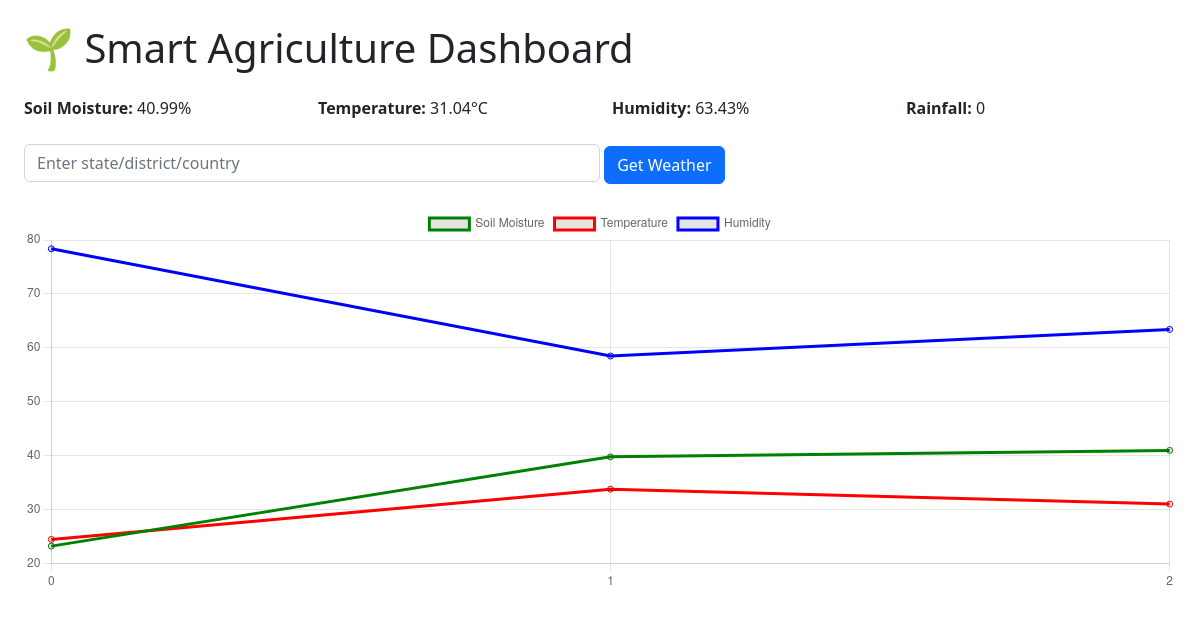
The page / on the database its author committed.
### tables this page shows
CREATE TABLE sensor_data (
        id INTEGER PRIMARY KEY AUTOINCREMENT,
        timestamp DATETIME DEFAULT CURRENT_TIMESTAMP,
        soil_moisture REAL,
        temperature REAL,
        humidity REAL,
        rainfall INTEGER
    );

### app.py (the view, shortened to what this page needs)
@app.route("/", methods=["GET", "POST"])
def index():
    latest = get_latest_data()
    history = get_last_50_data()
    weather_data = None
    location = ""
    irrigation_alert = None
    if request.method == "POST":
        location = request.form.get("location")
        weather_data = get_weather_data(location)
    return render_template("index.html", latest=latest, history=history,
                           weather_data=weather_data, location=location,
                           irrigation_alert=irrigation_alert)

### app.py (called while the page is built)
def get_latest_data():
    conn = sqlite3.connect('database.db')
    c = conn.cursor()
    c.execute("SELECT * FROM sensor_data ORDER BY id DESC LIMIT 1")
    data = c.fetchone()
    conn.close()
    return data

def get_last_50_data():
    conn = sqlite3.connect('database.db')
    c = conn.cursor()
    c.execute("SELECT * FROM sensor_data ORDER BY id DESC LIMIT 50")
    data = c.fetchall()
    conn.close()
    return data[::-1]

### templates/index.html (shortened to what this page needs)
<!DOCTYPE html>
<html>
<head>
    <link rel="stylesheet" href="https://cdn.jsdelivr.net/npm/bootstrap@5.2.3/dist/css/bootstrap.min.css">
</head>
<body class="p-4">
    <h1>🌱 Smart Agriculture Dashboard</h1>
    {% if latest %}
<div class="row my-4">
    <div class="col"><strong>Soil Moisture:</strong> {{ "%.2f"|format(latest[2]) }}%</div>
    <div class="col"><strong>Temperature:</strong> {{ "%.2f"|format(latest[3]) }}°C</div>
    <div class="col"><strong>Humidity:</strong> {{ "%.2f"|format(latest[4]) }}%</div>
    <div class="col"><strong>Rainfall:</strong> {{ latest[5] }}</div>
</div>
{% endif %}
    <form method="post" class="mb-4">
        <input type="text" name="location" placeholder="Enter state/district/country" value="{{ location }}" class="form-control w-50 d-inline">
        <button type="submit" class="btn btn-primary">Get Weather</button>
    </form>
    <canvas id="myChart" height="100"></canvas>
    <script>
    const labels = {{ history|map(attribute=1)|list | tojson }};
    const soilData = {{ history|map(attribute=2)|list | tojson }};
    const tempData = {{ history|map(attribute=3)|list | tojson }};
    const humData = {{ history|map(attribute=4)|list | tojson }};
    const ctx = document.getElementById('myChart').getContext('2d');
    new Chart(ctx, {
        type: 'line',
        data: {
            labels: labels.map((_, i) => i),
            datasets: [
                { label: 'Soil Moisture', data: soilData, borderColor: 'green', fill: false },
                { label: 'Temperature', data: tempData, borderColor: 'red', fill: false },
                { label: 'Humidity', data: humData, borderColor: 'blue', fill: false }
            ]
        },
        options: { responsive: true }
    });
</script>
</body>
</html>

### rows shown on the page
sensor_data: soil_moisture "40.99", temperature "31.04", humidity "63.43", rainfall "0"

### other values the page prints
chart data {{ history|map(attribute=2)|list | tojson }} [23.242179480725742, 39.79033272010162, 40.99188982444631]
chart data {{ history|map(attribute=3)|list | tojson }} [24.488107258420033, 33.80017978578116, 31.03752646921621]
chart data {{ history|map(attribute=4)|list | tojson }} [78.37431025465014, 58.4824227501007, 63.427134356757406]
